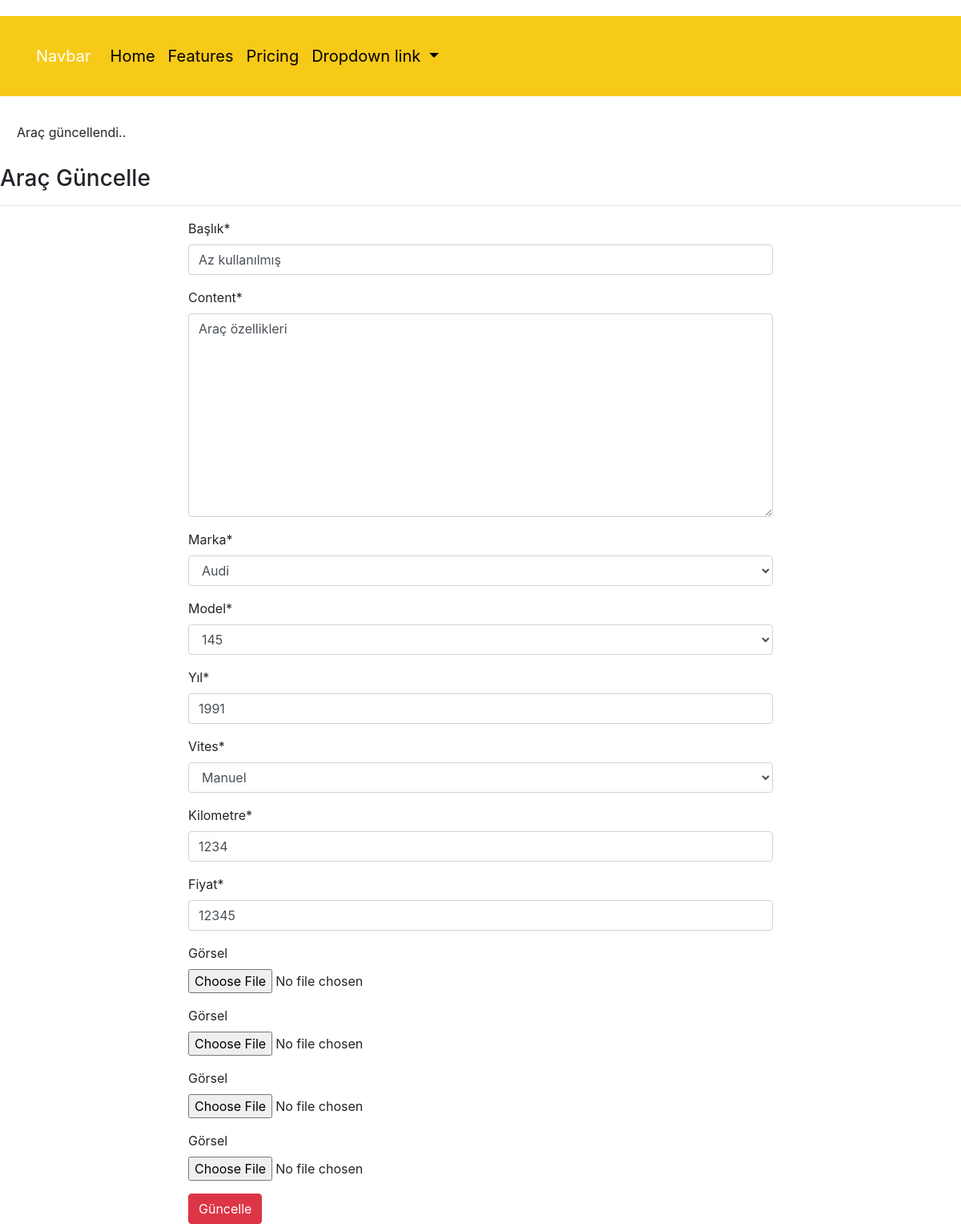
Screenshot of /cars/car/update/2 with the database file from the repository.
### cars/models.py (models this page shows, shortened)
class GetMyCars(models.Model):
    title=models.CharField(max_length=120,verbose_name="Başlık")
    owner=models.ForeignKey("auth.User",verbose_name="Kullanıcı",on_delete=models.CASCADE)
    marka=models.ForeignKey(Marka,on_delete=models.CASCADE,verbose_name="Marka")
    model = models.ForeignKey(Model, on_delete=models.CASCADE, verbose_name="Model")
    content=models.TextField()
    km=models.IntegerField(verbose_name="Kilometre")
    add_date=models.DateTimeField(auto_now_add=True)
    gear = models.ForeignKey(Gear, on_delete=models.CASCADE, verbose_name="Vites")
    price=models.IntegerField(verbose_name="Fiyat")
    carYear=models.IntegerField(verbose_name="Yıl")
    car_img1=models.FileField(blank=True,null=True,verbose_name="Görsel")
    car_img2 = models.FileField(blank=True, null=True, verbose_name="Görsel")
    car_img3 = models.FileField(blank=True, null=True, verbose_name="Görsel")
    car_img4 = models.FileField(blank=True, null=True, verbose_name="Görsel")

### cars/views.py (the view)
# urls.py: path('car/update/<int:id>',views.updatecar,name="updatecar"),
def updatecar(request,id):
    car=get_object_or_404(GetMyCars,id=id)
    form = GetMyCarsForm(request.POST or None, request.FILES or None,instance=car)
    if form.is_valid():
        car = form.save(commit=False)
        car.owner = request.user
        car.save()
        messages.success(request, "Araç Eklendi..")
        return redirect("getmycar:dashboard")
    messages.error(request, "Araç güncellendi..")
    return render(request, "updatecar.html", {"form": form})

### cars/form.py
class GetMyCarsForm(forms.ModelForm):
    class Meta:
        model=GetMyCars
        fields = ["title", "content", "marka","model","carYear","gear","km","price", "car_img1","car_img2","car_img3","car_img4"]
        widgets = {
            'marka':forms.Select(choices=mark_list),
            'model': forms.Select(choices=model_list),
            'gear': forms.Select(choices=gear_list),
        }

### cars/models.py (called while the page is built)
    def __str__(self):
        return self.markaName

    def __str__(self):
        return self.modelName

    def __str__(self):
        return self.gearName

### template/updatecar.html (shortened to what this page needs)
{% extends "layout.html" %}
{% block body %}
<h3>Araç Güncelle</h3>
<hr>
<div class="container">
  <div class="row">
    <div class="col-md-2">
    </div>
    <div class="col-md-8">
    {% load crispy_forms_tags %}
    <form method="post"  class="bootstarp4" enctype="multipart/form-data">
    {{form|crispy}}
    <button type="submit" class="btn btn-danger">Güncelle</button>
    </form>
    </div>
    <div class="col-sm">
    </div>
  </div>
</div>
{% endblock body %}

### template/layout.html (style rules this page uses)
body { background-image:url("http://jthemes.org/html/royalcars/assets/images/main-slider-04.jpg"); background-repeat:no-repeat; background-position:top center; }

### rows the page displays
GetMyCars: title "Az kullanılmış", content "Araç özellikleri", marka "Audi", model "145", carYear "1991", gear "Manuel", km "1234", price "12345"

### other values shown
{{ message }} "Araç güncellendi.."
